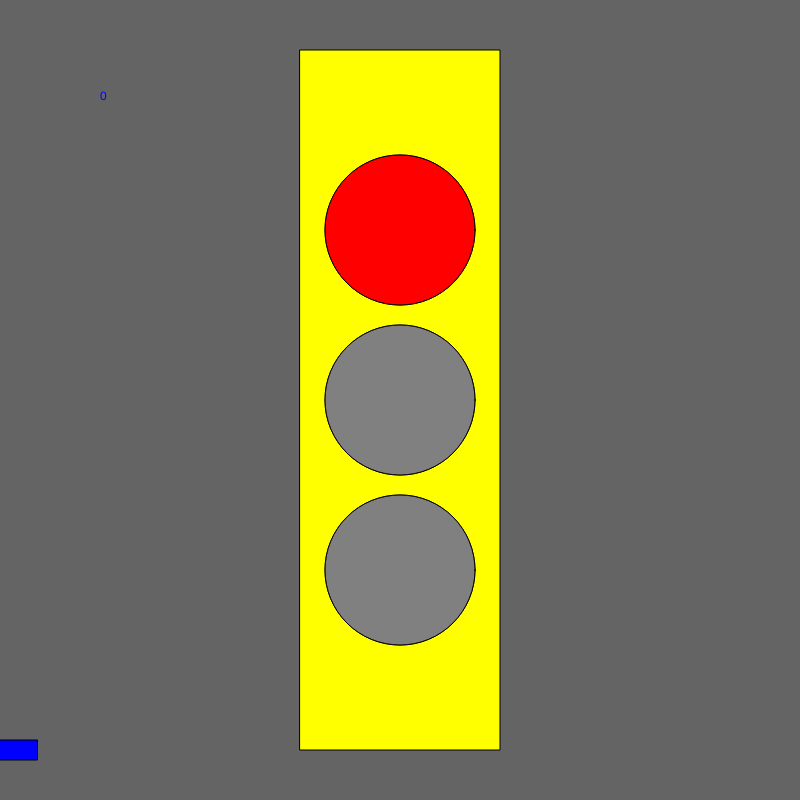
Frame 1 (no input)
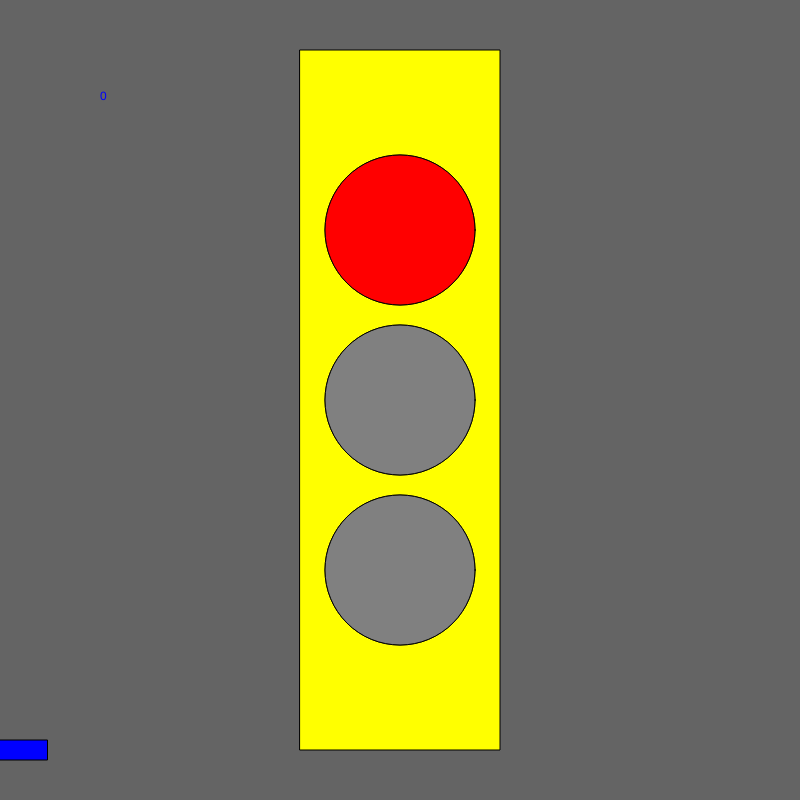
Frame 60 (no input)
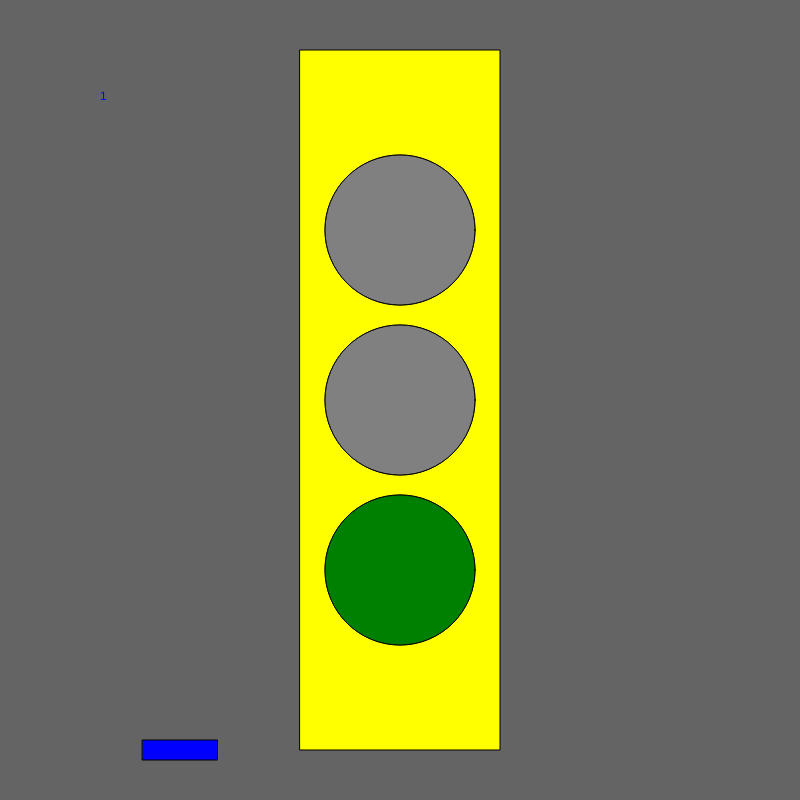
Frame 120 (the mouse pressed at the canvas centre since frame 60)

The p5.js sketch that drew these frames (run headless with seeded random() and noise() and a simulated clock; from frame 60 on, the mouse is pressed at the canvas centre):

// p5.js sketch
// ── sketch.js
let timer = 0;
let state = 0;
let x = 0
let velocity = 10
function setup() {
  createCanvas(800, 800);
  ellipseMode(CENTER);
  rectMode(CENTER);

}

function draw() {

  background(100);
  fill('yellow');
  rect(width/2, height/2, 200, 700);

  ellipse(width/2, height/2, 150, 150);
  ellipse(width/2, height/2-170, 150, 150);
  ellipse(width/2, height/2+170, 150, 150);

  fill('blue');
  rect(x, 750, 75, 20);
  x = x + velocity;
  if (x > width){
    x = 0;
  }


  switch (state){

    case 0:
      text("0", 100, 100);
      fill('red');
      ellipse(width/2, height/2 - 170, 150, 150);
        fill('grey');
      ellipse(width/2, height/2, 150, 150);
        fill('grey');
      ellipse(width/2, height/2 + 170, 150, 150);
      velocity = 0;
      break;



    case 1:
      text("1", 100, 100);
        fill('grey');
      ellipse(width/2, height/2-170, 150, 150);
      ellipse(width/2, height/2, 150, 150);
        fill('green');
      ellipse(width/2, height/2+170, 150, 150);
      velocity = 10;
      break;



    case 2:
      text("2", 100, 100);
        fill('grey');
      ellipse(width/2, height/2+170, 150, 150);
        fill('yellow');
      ellipse(width/2, height/2, 150, 150);
        fill('grey');
      ellipse(width/2, height/2-170, 150, 150);
      velocity = 5;
      break;

    }
timer = timer + 1;
  if (timer > 100){
    timer = 0 ;
    state++;
    if (state > 2) state = 0;
  }
  }
